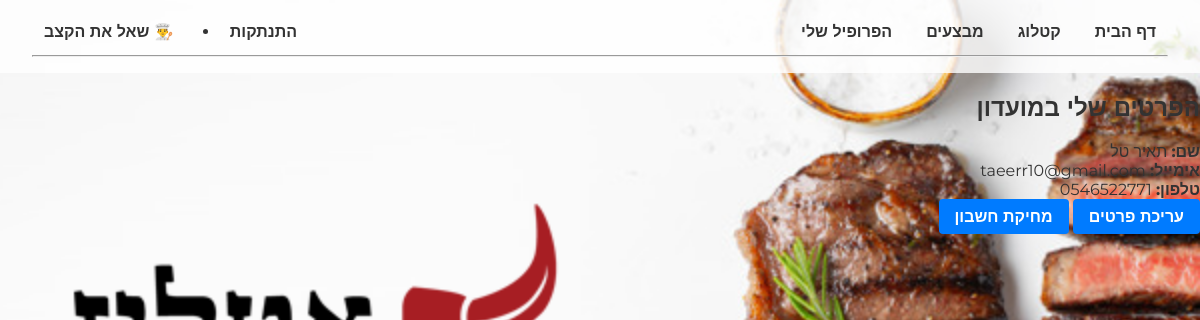
The app's page /client/profile (signed in) with its own data.
### tables this page shows
CREATE TABLE clients (
            id INTEGER PRIMARY KEY AUTOINCREMENT,
            name TEXT NOT NULL,
            email TEXT UNIQUE NOT NULL,
            phone TEXT,
            password TEXT NOT NULL
        );

### server/routes/client_routes.py (the view)
@client_bp.route('/profile')
def client_profile():
    if 'client_id' not in session:
        return redirect(url_for('client.client_register'))
    db = get_db()
    client = db.execute('SELECT * FROM clients WHERE id = ?', (session['client_id'],)).fetchone()
    return render_template('client_profile.html', client=client)

### server/app.py (called while the page is built)
@app.teardown_appcontext
def close_connection(exception):
    close_db()

### server/db.py (called while the page is built)
def get_db():
    db = getattr(g, '_database', None)
    if db is None:
        db = g._database = sqlite3.connect(current_app.config['DATABASE'])
        db.row_factory = sqlite3.Row
    return db

### server/templates/client_profile.html (shortened to what this page needs)
{% extends "base.html" %}
{% block content %}
<h2>הפרטים שלי במועדון</h2>
<div class="profile-info">
    <div class="profile-item">
        <strong>שם:</strong> {{ client.name }}
    </div>
    <div class="profile-item">
        <strong>אימייל:</strong> {{ client.email }}
    </div>
    <div class="profile-item">
        <strong>טלפון:</strong> {{ client.phone }}
    </div>
</div>
<div class="profile-actions">
  <a href="{{ url_for('client.client_edit') }}" class="btn">עריכת פרטים</a>
  <a href="{{ url_for('client.client_delete') }}" class="btn danger">מחיקת חשבון</a>
</div>
{% endblock %}

### server/static/style.css (style rules this page uses)
body { margin: 0; padding: 0; font-family: 'Montserrat', sans-serif; width: 100vw; height: 100vh; }
body { font-family: Arial, sans-serif; background-color: #010101; direction: rtl; text-align: right; margin: 0; }
h1, h2, h3 { color: #333; }
button, .btn { background-color: #007bff; color: white; border: none; padding: 10px 18px; border-radius: 6px; cursor: pointer; font-weight: bold; text-decoration: none; display: inline-block; }
a { color: #007bff; text-decoration: none; }
body { margin: 0; font-family: Arial, sans-serif; background: #fafafa; color: #333; }
body { margin: 0; padding: 0; font-family: 'Montserrat', sans-serif; }
body { margin: 0; font-family: 'Heebo', sans-serif; background-image: url("/static/images/main_etliz.png"); background-size: cover; background-position: center; background-attachment: fixed; background-repeat: no-repeat; }
.btn { background-color: #007bff; color: white !important; padding: 0.5rem 1rem; text-decoration: none; border: none; border-radius: 4px; display: inline-block; font-size: 1rem; cursor: pointer; transition: background-color .2s; }

### server/templates/base.html (style rules this page uses)
html, body { margin: 0; padding: 0; width: 100%; height: 100%; overflow-x: hidden; font-family: 'Montserrat', sans-serif; }

### records on screen
clients: name "תאיר טל", email "taeerr10@gmail.com", phone "0546522771"
